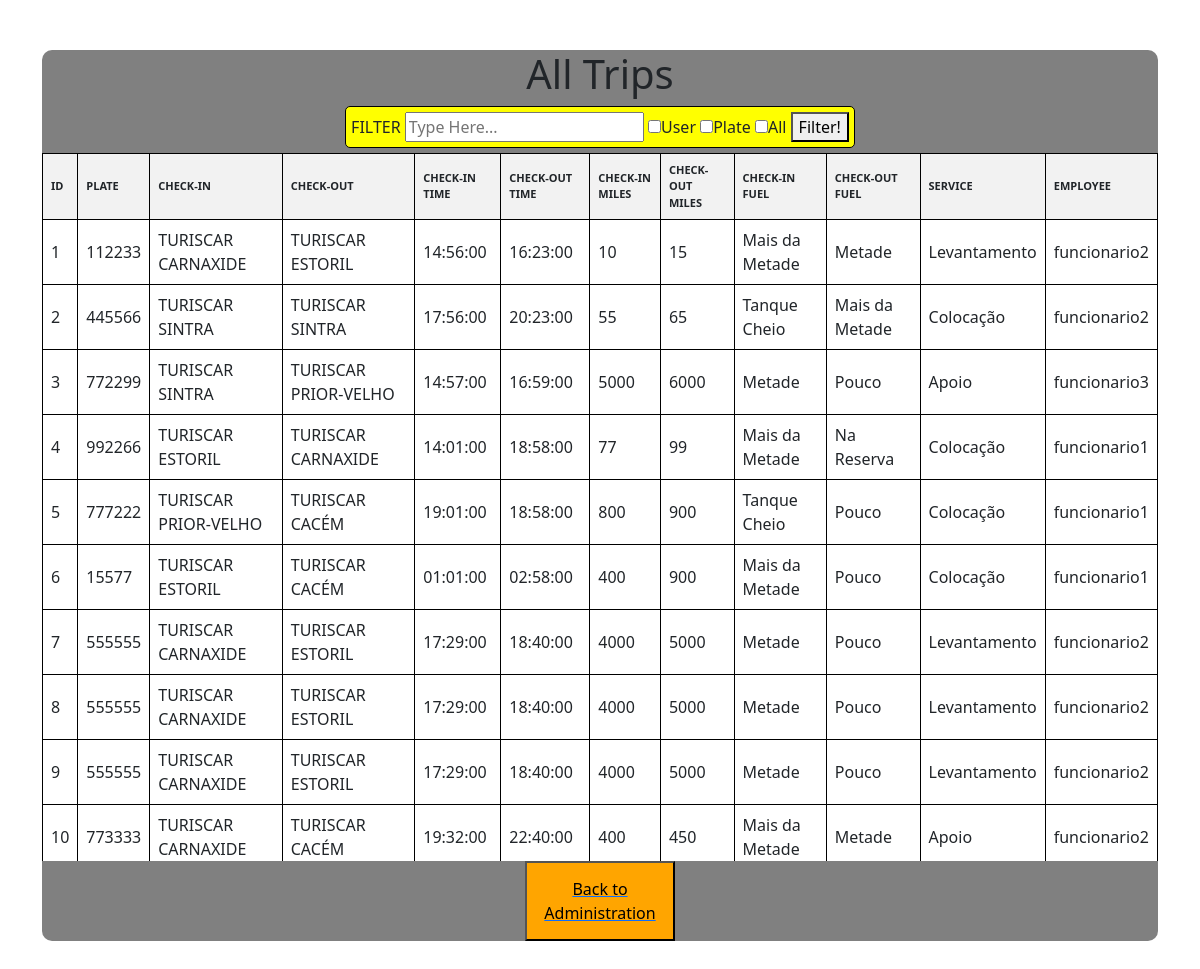
Screenshot of /see-all-trips (signed in) with the database file from the repository.
### app/models/tables_db.py (models this page shows, shortened)
class Trip(database.Model, UserMixin):
    __tablename__ = "trips"
    id = database.Column(database.Integer, primary_key=True, autoincrement=True)
    plate = database.Column(database.Integer, nullable=True)
    departure_place = database.Column(database.String, nullable=True)
    arrive_place = database.Column(database.String, nullable=True)
    departure_time = database.Column(database.Time, nullable=True)
    arrive_time = database.Column(database.Time, nullable=True)
    departure_miles = database.Column(database.Integer, nullable=True)
    arrive_miles = database.Column(database.Integer, nullable=True)
    departure_fuel = database.Column(database.String, nullable=True)
    arrive_fuel = database.Column(database.String, nullable=True)
    service = database.Column(database.String, nullable=True)
    user_id = database.Column(database.Integer, database.ForeignKey('users.nif'))  # Key to reference with column Id(Users DB)
    user = database.Column(database.String, nullable=True)
    user_object = database.relationship('User', back_populates='trips')

### app/controllers/routes.py (the view)
@app.route('/see-all-trips')
@login_required  # Verify if user is Login
@adm_required
def see_all_trips():
    search_query = request.args.get('search_query', '').strip()
    user_filter = 'search_by_user' in request.args
    plate_filter = 'search_by_plate' in request.args
    all_filter = 'search_all' in request.args
    trips_query = Trip.query
    if search_query:
        if not user_filter and not plate_filter and not all_filter:
            flash('Please select at last one filter option', 'error')
        else:
            if user_filter:
                users = User.query.filter(User.user.contains(search_query)).all()
                trips_query = trips_query.filter(Trip.user.in_([username.user for username in users]))
            elif plate_filter:
                try:
                    plate_query = int(search_query)
                    trips_query = trips_query.filter(Trip.plate == int(search_query))
                except ValueError:
                    flash('Invalid input for plate filter(ONLY NUMBERS)', 'error')
                    return redirect(url_for('see_all_trips'))
    else:
        if all_filter:
            trips = trips_query.all()
    trips = trips_query.all()
    return render_template('all_trips.html', trips=trips)

### app/__init__.py (called while the page is built)
@login_manager.user_loader
def load_user(user_nif):
    return User.query.get(int(user_nif))

### app/controllers/routes.py (called while the page is built)
def adm_required(func):
    @wraps(func)
    def decorate_view(*args, **kwargs):
        if current_user.is_authenticated and current_user.position == "ADM":
            return func(*args, **kwargs)
        else:
            return unauthorized(401)
    return decorate_view

### app/templates/all_trips.html (shortened to what this page needs)
<!DOCTYPE html>
<html lang="en">
<head>
    <link rel="stylesheet" href="{{ url_for('static', filename='css/bootstrap.min.css') }}">
    <link rel="stylesheet" href="{{ url_for('static', filename='my_css/style_all_users.css') }}">
</head>
<body>
<div class="container">
    <div class="all-table">
        <h1>All Trips</h1>
        <div class="search-bar" style="border: 1px solid black; border-radius: 5px; background-color: yellow; padding: 5px; margin-bottom: 5px;">
            <form method="get" action="{{ url_for('see_all_trips') }}">
                <label for="search">FILTER</label>
                <input type="text" id="search" name="search_query" placeholder="Type Here...">
                <label><input type="checkbox" name="search_by_user">User</label>
                <label><input type="checkbox" name="search_by_plate">Plate</label>
                <label><input type="checkbox" name="search_all">All</label>
                <button type="submit">Filter!</button>
            </form>
        </div>
            <div class="all-table-form">
                <table>
                    <thead>
                        <tr>
                            <th>ID</th>
                            <th>PLATE</th>
                            <th>CHECK-IN</th>
                            <th>CHECK-OUT</th>
                            <th>CHECK-IN TIME</th>
                            <th>CHECK-OUT TIME</th>
                            <th>CHECK-IN MILES</th>
                            <th>CHECK-OUT MILES</th>
                            <th>CHECK-IN FUEL</th>
                            <th>CHECK-OUT FUEL</th>
                            <th>SERVICE</th>
                            <th>EMPLOYEE</th>
                        </tr>
                    </thead>
                    <tbody>
                        {% if trips %}
                            {% for trip in trips %}
                            <tr>
                                <td>{{ trip.id }}</td>
                                <td>{{ trip.plate }}</td>
                                <td>{{ trip.departure_place }}</td>
                                <td>{{ trip.arrive_place }}</td>
                                <td>{{ trip.departure_time }}</td>
                                <td>{{ trip.arrive_time }}</td>
                                <td>{{ trip.departure_miles }}</td>
                                <td>{{ trip.arrive_miles }}</td>
                                <td>{{ trip.departure_fuel }}</td>
                                <td>{{ trip.arrive_fuel }}</td>
                                <td>{{ trip.service }}</td>
                                <td>{{ trip.user }}</td>
                            </tr>
                            {% endfor %}
                        {% else %}
                            <tr>
                                <td colspan="12">Nenhum resultado encontrado.</td>
                            </tr>
                        {% endif %}
                    </tbody>
                </table>
            </div>
        <a href="{{ url_for('administration') }}">
            <button class="btn-back">Back to Administration</button>
        </a>
    </div>
</div>
</body>
</html>

### app/static/my_css/style_all_users.css (style rules this page uses)
.container { display:flex; align-items: center; justify-content: center; width: 100%; height:100vh; }
.all-table { background-color: gray; border-radius: 10px; width:100%; height: 90%; display:flex; justify-content: center; flex-direction: column; align-items: center; }
table { border-collapse: collapse; width: 100%; margin-bottom: 10px; }
th, td { border: 1px solid black; padding: 8px; text-align: left; background-color: white; }
th { background-color: #f2f2f2; font-size: 11px; }
.btn-back { width: 150px; height: 80px; background-color: orange; display: flex; align-items: center; justify-content: center; }
.all-table-form { overflow: auto; }

### rows the page displays
Trip: id "1", plate "112233", departure_place "TURISCAR CARNAXIDE", arrive_place "TURISCAR ESTORIL", departure_time "14:56:00", arrive_time "16:23:00", departure_miles "10", arrive_miles "15", departure_fuel "Mais da Metade", arrive_fuel "Metade", service "Levantamento", user "funcionario2"
Trip: id "2", plate "445566", departure_place "TURISCAR SINTRA", arrive_place "TURISCAR SINTRA", departure_time "17:56:00", arrive_time "20:23:00", departure_miles "55", arrive_miles "65", departure_fuel "Tanque Cheio", arrive_fuel "Mais da Metade", service "Colocação", user "funcionario2"
Trip: id "3", plate "772299", departure_place "TURISCAR SINTRA", arrive_place "TURISCAR PRIOR-VELHO", departure_time "14:57:00", arrive_time "16:59:00", departure_miles "5000", arrive_miles "6000", departure_fuel "Metade", arrive_fuel "Pouco", service "Apoio", user "funcionario3"
Trip: id "4", plate "992266", departure_place "TURISCAR ESTORIL", arrive_place "TURISCAR CARNAXIDE", departure_time "14:01:00", arrive_time "18:58:00", departure_miles "77", arrive_miles "99", departure_fuel "Mais da Metade", arrive_fuel "Na Reserva", service "Colocação", user "funcionario1"
Trip: id "5", plate "777222", departure_place "TURISCAR PRIOR-VELHO", arrive_place "TURISCAR CACÉM", departure_time "19:01:00", arrive_time "18:58:00", departure_miles "800", arrive_miles "900", departure_fuel "Tanque Cheio", arrive_fuel "Pouco", service "Colocação", user "funcionario1"
Trip: id "6", plate "15577", departure_place "TURISCAR ESTORIL", arrive_place "TURISCAR CACÉM", departure_time "01:01:00", arrive_time "02:58:00", departure_miles "400", arrive_miles "900", departure_fuel "Mais da Metade", arrive_fuel "Pouco", service "Colocação", user "funcionario1"
Trip: id "7", plate "555555", departure_place "TURISCAR CARNAXIDE", arrive_place "TURISCAR ESTORIL", departure_time "17:29:00", arrive_time "18:40:00", departure_miles "4000", arrive_miles "5000", departure_fuel "Metade", arrive_fuel "Pouco", service "Levantamento", user "funcionario2"
Trip: id "8", plate "555555", departure_place "TURISCAR CARNAXIDE", arrive_place "TURISCAR ESTORIL", departure_time "17:29:00", arrive_time "18:40:00", departure_miles "4000", arrive_miles "5000", departure_fuel "Metade", arrive_fuel "Pouco", service "Levantamento", user "funcionario2"
Trip: id "9", plate "555555", departure_place "TURISCAR CARNAXIDE", arrive_place "TURISCAR ESTORIL", departure_time "17:29:00", arrive_time "18:40:00", departure_miles "4000", arrive_miles "5000", departure_fuel "Metade", arrive_fuel "Pouco", service "Levantamento", user "funcionario2"
Trip: id "10", plate "773333", departure_place "TURISCAR CARNAXIDE", arrive_place "TURISCAR CACÉM", departure_time "19:32:00", arrive_time "22:40:00", departure_miles "400", arrive_miles "450", departure_fuel "Mais da Metade", arrive_fuel "Metade", service "Apoio", user "funcionario2"
